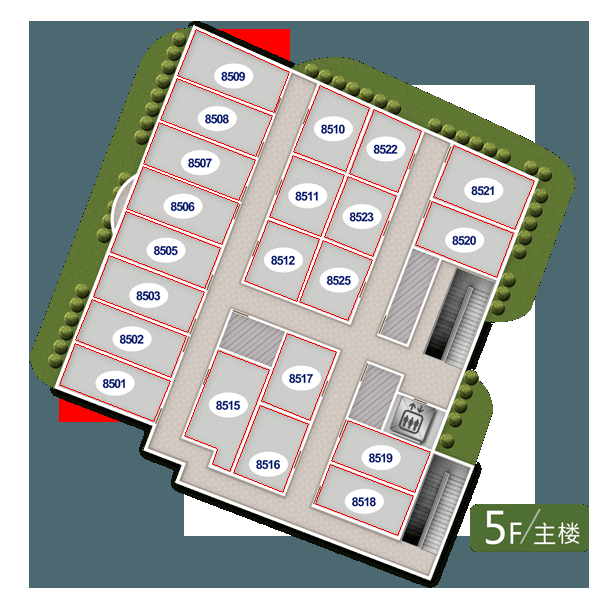
#> input picture OpenCV/Tutorials/15 图像阈值/back/test.png, 600 x 600 px
$ python '找点.py'
#> lines starting #> are read from the running program, lines starting #| are printed output that depends on the picture; after the words box and inside, x2 and y2 are one past the last pixel; in counts of white or black regions, pixels touching at a corner belong together
import cv2
import numpy as np

img=cv2.imread('test.png',cv2.IMREAD_UNCHANGED)
#> img is the input picture: shape (600, 600, 4); mean B, G, R, A 162.6, 167.3, 163.4, 138.7

# 将透明区域设置为

lower_red=np.array([0,0,255,255])
upper_red=np.array([0,0,255,255])

# 识别后的黑白区域
mask=cv2.inRange(img,lower_red,upper_red)
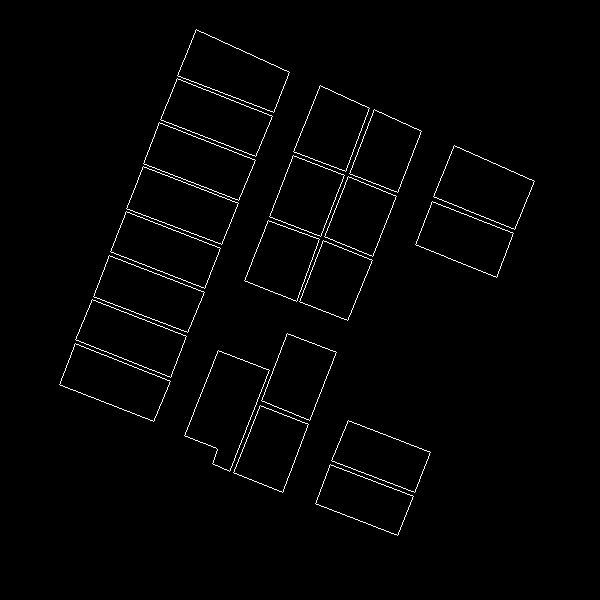
#> mask: shape (600, 600); 1.5% white in thin lines or dots, all inside (x1, y1, x2, y2) = (59, 29, 535, 536)

cv2.imshow('mask',mask)

'''
函数 cv2.findContours() 有三个参数
	第一个是输入图像
	第二个是轮廓检索模式
	第三个是轮廓近似方法
返回值有三个
	第一个是图像
	第二个是轮廓
	第三个是（轮廓的）层析结构
轮廓（第二个返回值）是一个 Python列表，其中存储这图像中的所有轮廓
每一个轮廓都是一个 Numpy 数组，包含对象边界点（x，y）的坐标
'''
contours,hierarchy=cv2.findContours(mask,cv2.RETR_TREE,cv2.CHAIN_APPROX_SIMPLE)
#> contours = 42 contours; largest, box (x1, y1, x2, y2) and area: (184, 350, 270, 472) 5348, (184, 350, 270, 472) 5348, (177, 29, 290, 113) 4764, (177, 29, 290, 113) 4764, (433, 145, 535, 230) 4694

for cnt in contours:
	gg= cv2.convexHull(cnt)
	print(gg)
	print('-')
#> this loop made 42 passes
#> (printed output is left out)
cv2.waitKey(0)

cv2.destroyAllWindows()
